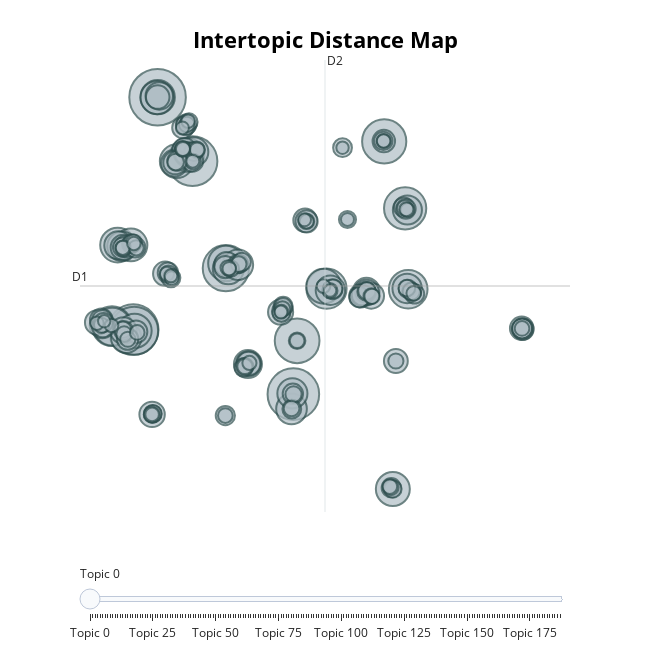

The notebook cell saved with this chart:
### Code cell
# Visualize the topics
topic_model.visualize_topics()

### Figure 1 — Plotly figure (JSON) as saved in the notebook; plotly's stock layout.template omitted (floating-point values rounded to 4 significant figures; data arrays with more than 128 entries replaced by an {"elided": "..."} marker saying what was removed)
{"data": [{"customdata": {"elided": "188x3 mixed values"}, "hovertemplate": "<b>Topic %{customdata[0]}</b><br>Words: %{customdata[1]}<br>Size: %{customdata[2]}", "legendgroup": "", "marker": {"color": "#B0BEC5", "line": {"color": "DarkSlateGrey", "width": 2}, "size": {"elided": "188 int values"}, "sizemode": "area", "sizeref": 0.13, "symbol": "circle"}, "mode": "markers", "name": "", "orientation": "v", "showlegend": false, "type": "scatter", "x": {"elided": "188 float values"}, "xaxis": "x", "y": {"elided": "188 float values"}, "yaxis": "y"}], "layout": {"annotations": [{"showarrow": false, "text": "D1", "x": -9.008, "y": 4.375, "yshift": 10}, {"showarrow": false, "text": "D2", "x": 8.02, "xshift": 10, "y": 24.47}], "height": 650, "hoverlabel": {"bgcolor": "white", "font": {"family": "Rockwell", "size": 16}}, "legend": {"itemsizing": "constant", "tracegroupgap": 0}, "margin": {"t": 60}, "shapes": [{"line": {"color": "#CFD8DC", "width": 2}, "type": "line", "x0": 8.02, "x1": 8.02, "y0": -15.72, "y1": 24.47}, {"line": {"color": "#9E9E9E", "width": 2}, "type": "line", "x0": -9.008, "x1": 25.05, "y0": 4.375, "y1": 4.375}], "sliders": [{"active": 0, "pad": {"t": 50}, "steps": [{"args": [{"marker.color": {"elided": "1x188 str values"}}], "label": "Topic 0", "method": "update"}, {"args": [{"marker.color": {"elided": "1x188 str values"}}], "label": "Topic 1", "method": "update"}, {"args": [{"marker.color": {"elided": "1x188 str values"}}], "label": "Topic 2", "method": "update"}, {"args": [{"marker.color": {"elided": "1x188 str values"}}], "label": "Topic 3", "method": "update"}, {"args": [{"marker.color": {"elided": "1x188 str values"}}], "label": "Topic 4", "method": "update"}, {"args": [{"marker.color": {"elided": "1x188 str values"}}], "label": "Topic 5", "method": "update"}, {"args": [{"marker.color": {"elided": "1x188 str values"}}], "label": "Topic 6", "method": "update"}, {"args": [{"marker.color": {"elided": "1x188 str values"}}], "label": "Topic 7", "method": "update"}, {"args": [{"marker.color": {"elided": "1x188 str values"}}], "label": "Topic 8", "method": "update"}, {"args": [{"marker.color": {"elided": "1x188 str values"}}], "label": "Topic 9", "method": "update"}, {"args": [{"marker.color": {"elided": "1x188 str values"}}], "label": "Topic 10", "method": "update"}, {"args": [{"marker.color": {"elided": "1x188 str values"}}], "label": "Topic 11", "method": "update"}, {"args": [{"marker.color": {"elided": "1x188 str values"}}], "label": "Topic 12", "method": "update"}, {"args": [{"marker.color": {"elided": "1x188 str values"}}], "label": "Topic 13", "method": "update"}, {"args": [{"marker.color": {"elided": "1x188 str values"}}], "label": "Topic 14", "method": "update"}, {"args": [{"marker.color": {"elided": "1x188 str values"}}], "label": "Topic 15", "method": "update"}, {"args": [{"marker.color": {"elided": "1x188 str values"}}], "label": "Topic 16", "method": "update"}, {"args": [{"marker.color": {"elided": "1x188 str values"}}], "label": "Topic 17", "method": "update"}, {"args": [{"marker.color": {"elided": "1x188 str values"}}], "label": "Topic 18", "method": "update"}, {"args": [{"marker.color": {"elided": "1x188 str values"}}], "label": "Topic 19", "method": "update"}, {"args": [{"marker.color": {"elided": "1x188 str values"}}], "label": "Topic 20", "method": "update"}, {"args": [{"marker.color": {"elided": "1x188 str values"}}], "label": "Topic 21", "method": "update"}, {"args": [{"marker.color": {"elided": "1x188 str values"}}], "label": "Topic 22", "method": "update"}, {"args": [{"marker.color": {"elided": "1x188 str values"}}], "label": "Topic 23", "method": "update"}, {"args": [{"marker.color": {"elided": "1x188 str values"}}], "label": "Topic 24", "method": "update"}, {"args": [{"marker.color": {"elided": "1x188 str values"}}], "label": "Topic 25", "method": "update"}, {"args": [{"marker.color": {"elided": "1x188 str values"}}], "label": "Topic 26", "method": "update"}, {"args": [{"marker.color": {"elided": "1x188 str values"}}], "label": "Topic 27", "method": "update"}, {"args": [{"marker.color": {"elided": "1x188 str values"}}], "label": "Topic 28", "method": "update"}, {"args": [{"marker.color": {"elided": "1x188 str values"}}], "label": "Topic 29", "method": "update"}, {"args": [{"marker.color": {"elided": "1x188 str values"}}], "label": "Topic 30", "method": "update"}, {"args": [{"marker.color": {"elided": "1x188 str values"}}], "label": "Topic 31", "method": "update"}, {"args": [{"marker.color": {"elided": "1x188 str values"}}], "label": "Topic 32", "method": "update"}, {"args": [{"marker.color": {"elided": "1x188 str values"}}], "label": "Topic 33", "method": "update"}, {"args": [{"marker.color": {"elided": "1x188 str values"}}], "label": "Topic 34", "method": "update"}, {"args": [{"marker.color": {"elided": "1x188 str values"}}], "label": "Topic 35", "method": "update"}, {"args": [{"marker.color": {"elided": "1x188 str values"}}], "label": "Topic 36", "method": "update"}, {"args": [{"marker.color": {"elided": "1x188 str values"}}], "label": "Topic 37", "method": "update"}, {"args": [{"marker.color": {"elided": "1x188 str values"}}], "label": "Topic 38", "method": "update"}, {"args": [{"marker.color": {"elided": "1x188 str values"}}], "label": "Topic 39", "method": "update"}, {"args": [{"marker.color": {"elided": "1x188 str values"}}], "label": "Topic 40", "method": "update"}, {"args": [{"marker.color": {"elided": "1x188 str values"}}], "label": "Topic 41", "method": "update"}, {"args": [{"marker.color": {"elided": "1x188 str values"}}], "label": "Topic 42", "method": "update"}, {"args": [{"marker.color": {"elided": "1x188 str values"}}], "label": "Topic 43", "method": "update"}, {"args": [{"marker.color": {"elided": "1x188 str values"}}], "label": "Topic 44", "method": "update"}, {"args": [{"marker.color": {"elided": "1x188 str values"}}], "label": "Topic 45", "method": "update"}, {"args": [{"marker.color": {"elided": "1x188 str values"}}], "label": "Topic 46", "method": "update"}, {"args": [{"marker.color": {"elided": "1x188 str values"}}], "label": "Topic 47", "method": "update"}, {"args": [{"marker.color": {"elided": "1x188 str values"}}], "label": "Topic 48", "method": "update"}, {"args": [{"marker.color": {"elided": "1x188 str values"}}], "label": "Topic 49", "method": "update"}, {"args": [{"marker.color": {"elided": "1x188 str values"}}], "label": "Topic 50", "method": "update"}, {"args": [{"marker.color": {"elided": "1x188 str values"}}], "label": "Topic 51", "method": "update"}, {"args": [{"marker.color": {"elided": "1x188 str values"}}], "label": "Topic 52", "method": "update"}, {"args": [{"marker.color": {"elided": "1x188 str values"}}], "label": "Topic 53", "method": "update"}, {"args": [{"marker.color": {"elided": "1x188 str values"}}], "label": "Topic 54", "method": "update"}, {"args": [{"marker.color": {"elided": "1x188 str values"}}], "label": "Topic 55", "method": "update"}, {"args": [{"marker.color": {"elided": "1x188 str values"}}], "label": "Topic 56", "method": "update"}, {"args": [{"marker.color": {"elided": "1x188 str values"}}], "label": "Topic 57", "method": "update"}, {"args": [{"marker.color": {"elided": "1x188 str values"}}], "label": "Topic 58", "method": "update"}, {"args": [{"marker.color": {"elided": "1x188 str values"}}], "label": "Topic 59", "method": "update"}, {"args": [{"marker.color": {"elided": "1x188 str values"}}], "label": "Topic 60", "method": "update"}, {"args": [{"marker.color": {"elided": "1x188 str values"}}], "label": "Topic 61", "method": "update"}, {"args": [{"marker.color": {"elided": "1x188 str values"}}], "label": "Topic 62", "method": "update"}, {"args": [{"marker.color": {"elided": "1x188 str values"}}], "label": "Topic 63", "method": "update"}, {"args": [{"marker.color": {"elided": "1x188 str values"}}], "label": "Topic 64", "method": "update"}, {"args": [{"marker.color": {"elided": "1x188 str values"}}], "label": "Topic 65", "method": "update"}, {"args": [{"marker.color": {"elided": "1x188 str values"}}], "label": "Topic 66", "method": "update"}, {"args": [{"marker.color": {"elided": "1x188 str values"}}], "label": "Topic 67", "method": "update"}, {"args": [{"marker.color": {"elided": "1x188 str values"}}], "label": "Topic 68", "method": "update"}, {"args": [{"marker.color": {"elided": "1x188 str values"}}], "label": "Topic 69", "method": "update"}, {"args": [{"marker.color": {"elided": "1x188 str values"}}], "label": "Topic 70", "method": "update"}, {"args": [{"marker.color": {"elided": "1x188 str values"}}], "label": "Topic 71", "method": "update"}, {"args": [{"marker.color": {"elided": "1x188 str values"}}], "label": "Topic 72", "method": "update"}, {"args": [{"marker.color": {"elided": "1x188 str values"}}], "label": "Topic 73", "method": "update"}, {"args": [{"marker.color": {"elided": "1x188 str values"}}], "label": "Topic 74", "method": "update"}, {"args": [{"marker.color": {"elided": "1x188 str values"}}], "label": "Topic 75", "method": "update"}, {"args": [{"marker.color": {"elided": "1x188 str values"}}], "label": "Topic 76", "method": "update"}, {"args": [{"marker.color": {"elided": "1x188 str values"}}], "label": "Topic 77", "method": "update"}, {"args": [{"marker.color": {"elided": "1x188 str values"}}], "label": "Topic 78", "method": "update"}, {"args": [{"marker.color": {"elided": "1x188 str values"}}], "label": "Topic 79", "method": "update"}, {"args": [{"marker.color": {"elided": "1x188 str values"}}], "label": "Topic 80", "method": "update"}, {"args": [{"marker.color": {"elided": "1x188 str values"}}], "label": "Topic 81", "method": "update"}, {"args": [{"marker.color": {"elided": "1x188 str values"}}], "label": "Topic 82", "method": "update"}, {"args": [{"marker.color": {"elided": "1x188 str values"}}], "label": "Topic 83", "method": "update"}, {"args": [{"marker.color": {"elided": "1x188 str values"}}], "label": "Topic 84", "method": "update"}, {"args": [{"marker.color": {"elided": "1x188 str values"}}], "label": "Topic 85", "method": "update"}, {"args": [{"marker.color": {"elided": "1x188 str values"}}], "label": "Topic 86", "method": "update"}, {"args": [{"marker.color": {"elided": "1x188 str values"}}], "label": "Topic 87", "method": "update"}, {"args": [{"marker.color": {"elided": "1x188 str values"}}], "label": "Topic 88", "method": "update"}, {"args": [{"marker.color": {"elided": "1x188 str values"}}], "label": "Topic 89", "method": "update"}, {"args": [{"marker.color": {"elided": "1x188 str values"}}], "label": "Topic 90", "method": "update"}, {"args": [{"marker.color": {"elided": "1x188 str values"}}], "label": "Topic 91", "method": "update"}, {"args": [{"marker.color": {"elided": "1x188 str values"}}], "label": "Topic 92", "method": "update"}, {"args": [{"marker.color": {"elided": "1x188 str values"}}], "label": "Topic 93", "method": "update"}, {"args": [{"marker.color": {"elided": "1x188 str values"}}], "label": "Topic 94", "method": "update"}, {"args": [{"marker.color": {"elided": "1x188 str values"}}], "label": "Topic 95", "method": "update"}, {"args": [{"marker.color": {"elided": "1x188 str values"}}], "label": "Topic 96", "method": "update"}, {"args": [{"marker.color": {"elided": "1x188 str values"}}], "label": "Topic 97", "method": "update"}, {"args": [{"marker.color": {"elided": "1x188 str values"}}], "label": "Topic 98", "method": "update"}, {"args": [{"marker.color": {"elided": "1x188 str values"}}], "label": "Topic 99", "method": "update"}, {"args": [{"marker.color": {"elided": "1x188 str values"}}], "label": "Topic 100", "method": "update"}, {"args": [{"marker.color": {"elided": "1x188 str values"}}], "label": "Topic 101", "method": "update"}, {"args": [{"marker.color": {"elided": "1x188 str values"}}], "label": "Topic 102", "method": "update"}, {"args": [{"marker.color": {"elided": "1x188 str values"}}], "label": "Topic 103", "method": "update"}, {"args": [{"marker.color": {"elided": "1x188 str values"}}], "label": "Topic 104", "method": "update"}, {"args": [{"marker.color": {"elided": "1x188 str values"}}], "label": "Topic 105", "method": "update"}, {"args": [{"marker.color": {"elided": "1x188 str values"}}], "label": "Topic 106", "method": "update"}, {"args": [{"marker.color": {"elided": "1x188 str values"}}], "label": "Topic 107", "method": "update"}, {"args": [{"marker.color": {"elided": "1x188 str values"}}], "label": "Topic 108", "method": "update"}, {"args": [{"marker.color": {"elided": "1x188 str values"}}], "label": "Topic 109", "method": "update"}, {"args": [{"marker.color": {"elided": "1x188 str values"}}], "label": "Topic 110", "method": "update"}, {"args": [{"marker.color": {"elided": "1x188 str values"}}], "label": "Topic 111", "method": "update"}, {"args": [{"marker.color": {"elided": "1x188 str values"}}], "label": "Topic 112", "method": "update"}, {"args": [{"marker.color": {"elided": "1x188 str values"}}], "label": "Topic 113", "method": "update"}, {"args": [{"marker.color": {"elided": "1x188 str values"}}], "label": "Topic 114", "method": "update"}, {"args": [{"marker.color": {"elided": "1x188 str values"}}], "label": "Topic 115", "method": "update"}, {"args": [{"marker.color": {"elided": "1x188 str values"}}], "label": "Topic 116", "method": "update"}, {"args": [{"marker.color": {"elided": "1x188 str values"}}], "label": "Topic 117", "method": "update"}, {"args": [{"marker.color": {"elided": "1x188 str values"}}], "label": "Topic 118", "method": "update"}, {"args": [{"marker.color": {"elided": "1x188 str values"}}], "label": "Topic 119", "method": "update"}, {"args": [{"marker.color": {"elided": "1x188 str values"}}], "label": "Topic 120", "method": "update"}, {"args": [{"marker.color": {"elided": "1x188 str values"}}], "label": "Topic 121", "method": "update"}, {"args": [{"marker.color": {"elided": "1x188 str values"}}], "label": "Topic 122", "method": "update"}, {"args": [{"marker.color": {"elided": "1x188 str values"}}], "label": "Topic 123", "method": "update"}, {"args": [{"marker.color": {"elided": "1x188 str values"}}], "label": "Topic 124", "method": "update"}, {"args": [{"marker.color": {"elided": "1x188 str values"}}], "label": "Topic 125", "method": "update"}, {"args": [{"marker.color": {"elided": "1x188 str values"}}], "label": "Topic 126", "method": "update"}, {"args": [{"marker.color": {"elided": "1x188 str values"}}], "label": "Topic 127", "method": "update"}, {"args": [{"marker.color": {"elided": "1x188 str values"}}], "label": "Topic 128", "method": "update"}, {"args": [{"marker.color": {"elided": "1x188 str values"}}], "label": "Topic 129", "method": "update"}, {"args": [{"marker.color": {"elided": "1x188 str values"}}], "label": "Topic 130", "method": "update"}, {"args": [{"marker.color": {"elided": "1x188 str values"}}], "label": "Topic 131", "method": "update"}, {"args": [{"marker.color": {"elided": "1x188 str values"}}], "label": "Topic 132", "method": "update"}, {"args": [{"marker.color": {"elided": "1x188 str values"}}], "label": "Topic 133", "method": "update"}, {"args": [{"marker.color": {"elided": "1x188 str values"}}], "label": "Topic 134", "method": "update"}, {"args": [{"marker.color": {"elided": "1x188 str values"}}], "label": "Topic 135", "method": "update"}, {"args": [{"marker.color": {"elided": "1x188 str values"}}], "label": "Topic 136", "method": "update"}, {"args": [{"marker.color": {"elided": "1x188 str values"}}], "label": "Topic 137", "method": "update"}, {"args": [{"marker.color": {"elided": "1x188 str values"}}], "label": "Topic 138", "method": "update"}, {"args": [{"marker.color": {"elided": "1x188 str values"}}], "label": "Topic 139", "method": "update"}, {"args": [{"marker.color": {"elided": "1x188 str values"}}], "label": "Topic 140", "method": "update"}, {"args": [{"marker.color": {"elided": "1x188 str values"}}], "label": "Topic 141", "method": "update"}, {"args": [{"marker.color": {"elided": "1x188 str values"}}], "label": "Topic 142", "method": "update"}, {"args": [{"marker.color": {"elided": "1x188 str values"}}], "label": "Topic 143", "method": "update"}, {"args": [{"marker.color": {"elided": "1x188 str values"}}], "label": "Topic 144", "method": "update"}, {"args": [{"marker.color": {"elided": "1x188 str values"}}], "label": "Topic 145", "method": "update"}, {"args": [{"marker.color": {"elided": "1x188 str values"}}], "label": "Topic 146", "method": "update"}, {"args": [{"marker.color": {"elided": "1x188 str values"}}], "label": "Topic 147", "method": "update"}, {"args": [{"marker.color": {"elided": "1x188 str values"}}], "label": "Topic 148", "method": "update"}, {"args": [{"marker.color": {"elided": "1x188 str values"}}], "label": "Topic 149", "method": "update"}, {"args": [{"marker.color": {"elided": "1x188 str values"}}], "label": "Topic 150", "method": "update"}, {"args": [{"marker.color": {"elided": "1x188 str values"}}], "label": "Topic 151", "method": "update"}, {"args": [{"marker.color": {"elided": "1x188 str values"}}], "label": "Topic 152", "method": "update"}, {"args": [{"marker.color": {"elided": "1x188 str values"}}], "label": "Topic 153", "method": "update"}, {"args": [{"marker.color": {"elided": "1x188 str values"}}], "label": "Topic 154", "method": "update"}, {"args": [{"marker.color": {"elided": "1x188 str values"}}], "label": "Topic 155", "method": "update"}, {"args": [{"marker.color": {"elided": "1x188 str values"}}], "label": "Topic 156", "method": "update"}, {"args": [{"marker.color": {"elided": "1x188 str values"}}], "label": "Topic 157", "method": "update"}, {"args": [{"marker.color": {"elided": "1x188 str values"}}], "label": "Topic 158", "method": "update"}, {"args": [{"marker.color": {"elided": "1x188 str values"}}], "label": "Topic 159", "method": "update"}, {"args": [{"marker.color": {"elided": "1x188 str values"}}], "label": "Topic 160", "method": "update"}, {"args": [{"marker.color": {"elided": "1x188 str values"}}], "label": "Topic 161", "method": "update"}, {"args": [{"marker.color": {"elided": "1x188 str values"}}], "label": "Topic 162", "method": "update"}, {"args": [{"marker.color": {"elided": "1x188 str values"}}], "label": "Topic 163", "method": "update"}, {"args": [{"marker.color": {"elided": "1x188 str values"}}], "label": "Topic 164", "method": "update"}, {"args": [{"marker.color": {"elided": "1x188 str values"}}], "label": "Topic 165", "method": "update"}, {"args": [{"marker.color": {"elided": "1x188 str values"}}], "label": "Topic 166", "method": "update"}, {"args": [{"marker.color": {"elided": "1x188 str values"}}], "label": "Topic 167", "method": "update"}, {"args": [{"marker.color": {"elided": "1x188 str values"}}], "label": "Topic 168", "method": "update"}, {"args": [{"marker.color": {"elided": "1x188 str values"}}], "label": "Topic 169", "method": "update"}, {"args": [{"marker.color": {"elided": "1x188 str values"}}], "label": "Topic 170", "method": "update"}, {"args": [{"marker.color": {"elided": "1x188 str values"}}], "label": "Topic 171", "method": "update"}, {"args": [{"marker.color": {"elided": "1x188 str values"}}], "label": "Topic 172", "method": "update"}, {"args": [{"marker.color": {"elided": "1x188 str values"}}], "label": "Topic 173", "method": "update"}, {"args": [{"marker.color": {"elided": "1x188 str values"}}], "label": "Topic 174", "method": "update"}, {"args": [{"marker.color": {"elided": "1x188 str values"}}], "label": "Topic 175", "method": "update"}, {"args": [{"marker.color": {"elided": "1x188 str values"}}], "label": "Topic 176", "method": "update"}, {"args": [{"marker.color": {"elided": "1x188 str values"}}], "label": "Topic 177", "method": "update"}, {"args": [{"marker.color": {"elided": "1x188 str values"}}], "label": "Topic 178", "method": "update"}, {"args": [{"marker.color": {"elided": "1x188 str values"}}], "label": "Topic 179", "method": "update"}, {"args": [{"marker.color": {"elided": "1x188 str values"}}], "label": "Topic 180", "method": "update"}, {"args": [{"marker.color": {"elided": "1x188 str values"}}], "label": "Topic 181", "method": "update"}, {"args": [{"marker.color": {"elided": "1x188 str values"}}], "label": "Topic 182", "method": "update"}, {"args": [{"marker.color": {"elided": "1x188 str values"}}], "label": "Topic 183", "method": "update"}, {"args": [{"marker.color": {"elided": "1x188 str values"}}], "label": "Topic 184", "method": "update"}, {"args": [{"marker.color": {"elided": "1x188 str values"}}], "label": "Topic 185", "method": "update"}, {"args": [{"marker.color": {"elided": "1x188 str values"}}], "label": "Topic 186", "method": "update"}, {"args": [{"marker.color": {"elided": "1x188 str values"}}], "label": "Topic 187", "method": "update"}]}], "title": {"font": {"color": "Black", "size": 22}, "text": "<b>Intertopic Distance Map", "x": 0.5, "xanchor": "center", "y": 0.95, "yanchor": "top"}, "width": 650, "xaxis": {"anchor": "y", "domain": [0, 1], "range": [-9.008, 25.05], "title": {"text": ""}, "visible": false}, "yaxis": {"anchor": "x", "domain": [0, 1], "range": [-15.72, 24.47], "title": {"text": ""}, "visible": false}}}
